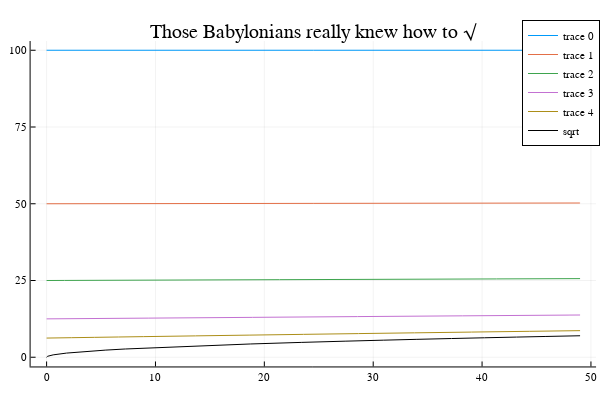

This figure's notebook cell:
### Code cell
## Warning first plots load packages, takes time
i = 0:.01:49

# Note the diff i's and their scopes
#plot([x->Babylonian(x,N=i) for i=1:5],i,label=["Iteration $j" for i=1:1,j=1:5])
plot([x->Babylonian(x,N=i) for i=1:5],i,label=["Iteration $j" for j=1:5])

plot!(sqrt,i,c="black",label="sqrt",
      title="Those Babylonians really knew how to √")

### Figure 1 — Plotly figure (JSON) as saved in the notebook; plotly's stock layout.template omitted (floating-point values rounded to 4 significant figures; data arrays with more than 128 entries replaced by an {"elided": "..."} marker saying what was removed)
{"data": [{"colorbar": {"title": ""}, "legendgroup": ["Iteration 1", "Iteration 2", "Iteration 3", "Iteration 4", "Iteration 5"], "line": {"color": "rgba(0, 154, 250, 1.000)", "dash": "solid", "shape": "linear", "width": 1}, "mode": "lines", "name": ["Iteration 1", "Iteration 2", "Iteration 3", "Iteration 4", "Iteration 5"], "showlegend": true, "type": "scatter", "x": {"elided": "4901 float values"}, "xaxis": "x", "y": {"elided": "4901 int values"}, "yaxis": "y", "zmax": null, "zmin": null}, {"colorbar": {"title": ""}, "legendgroup": ["Iteration 1", "Iteration 2", "Iteration 3", "Iteration 4", "Iteration 5"], "line": {"color": "rgba(227, 111, 71, 1.000)", "dash": "solid", "shape": "linear", "width": 1}, "mode": "lines", "name": ["Iteration 1", "Iteration 2", "Iteration 3", "Iteration 4", "Iteration 5"], "showlegend": true, "type": "scatter", "x": {"elided": "4901 float values"}, "xaxis": "x", "y": {"elided": "4901 float values"}, "yaxis": "y", "zmax": null, "zmin": null}, {"colorbar": {"title": ""}, "legendgroup": ["Iteration 1", "Iteration 2", "Iteration 3", "Iteration 4", "Iteration 5"], "line": {"color": "rgba(62, 164, 78, 1.000)", "dash": "solid", "shape": "linear", "width": 1}, "mode": "lines", "name": ["Iteration 1", "Iteration 2", "Iteration 3", "Iteration 4", "Iteration 5"], "showlegend": true, "type": "scatter", "x": {"elided": "4901 float values"}, "xaxis": "x", "y": {"elided": "4901 float values"}, "yaxis": "y", "zmax": null, "zmin": null}, {"colorbar": {"title": ""}, "legendgroup": ["Iteration 1", "Iteration 2", "Iteration 3", "Iteration 4", "Iteration 5"], "line": {"color": "rgba(195, 113, 210, 1.000)", "dash": "solid", "shape": "linear", "width": 1}, "mode": "lines", "name": ["Iteration 1", "Iteration 2", "Iteration 3", "Iteration 4", "Iteration 5"], "showlegend": true, "type": "scatter", "x": {"elided": "4901 float values"}, "xaxis": "x", "y": {"elided": "4901 float values"}, "yaxis": "y", "zmax": null, "zmin": null}, {"colorbar": {"title": ""}, "legendgroup": ["Iteration 1", "Iteration 2", "Iteration 3", "Iteration 4", "Iteration 5"], "line": {"color": "rgba(172, 142, 24, 1.000)", "dash": "solid", "shape": "linear", "width": 1}, "mode": "lines", "name": ["Iteration 1", "Iteration 2", "Iteration 3", "Iteration 4", "Iteration 5"], "showlegend": true, "type": "scatter", "x": {"elided": "4901 float values"}, "xaxis": "x", "y": {"elided": "4901 float values"}, "yaxis": "y", "zmax": null, "zmin": null}, {"colorbar": {"title": ""}, "legendgroup": "sqrt", "line": {"color": "rgba(0, 0, 0, 1.000)", "dash": "solid", "shape": "linear", "width": 1}, "mode": "lines", "name": "sqrt", "showlegend": true, "type": "scatter", "x": {"elided": "4901 float values"}, "xaxis": "x", "y": {"elided": "4901 float values"}, "yaxis": "y", "zmax": null, "zmin": null}], "layout": {"annotations": [{"font": {"color": "rgba(0, 0, 0, 1.000)", "family": "sans-serif", "size": 20}, "rotation": 0, "showarrow": false, "text": "Those Babylonians really knew how to √", "x": 0.5222, "xanchor": "center", "xref": "paper", "y": 1, "yanchor": "top", "yref": "paper"}], "height": 400, "legend": {"bgcolor": "rgba(255, 255, 255, 1.000)", "bordercolor": "rgba(0, 0, 0, 1.000)", "borderwidth": 1, "font": {"color": "rgba(0, 0, 0, 1.000)", "family": "sans-serif", "size": 11}, "title": {"font": {"color": "rgba(0, 0, 0, 1.000)", "family": "sans-serif", "size": 15}, "text": ""}, "tracegroupgap": 0, "traceorder": "normal", "x": 1, "xanchor": "auto", "y": 1, "yanchor": "auto"}, "margin": {"b": 20, "l": 0, "r": 0, "t": 20}, "paper_bgcolor": "rgba(255, 255, 255, 1.000)", "plot_bgcolor": "rgba(255, 255, 255, 1.000)", "showlegend": true, "width": 600, "xaxis": {"anchor": "y", "domain": [0.05101, 0.9934], "gridcolor": "rgba(0, 0, 0, 0.100)", "gridwidth": 0.5, "linecolor": "rgba(0, 0, 0, 1.000)", "mirror": false, "range": [-1.47, 50.47], "showgrid": true, "showline": true, "showticklabels": true, "tickangle": 0, "tickcolor": "rgb(0, 0, 0)", "tickfont": {"color": "rgba(0, 0, 0, 1.000)", "family": "sans-serif", "size": 11}, "tickmode": "array", "ticks": "inside", "ticktext": ["0", "10", "20", "30", "40", "50"], "tickvals": [0, 10, 20, 30, 40, 50], "title": "", "titlefont": {"color": "rgba(0, 0, 0, 1.000)", "family": "sans-serif", "size": 15}, "type": "-", "visible": true, "zeroline": false, "zerolinecolor": "rgba(0, 0, 0, 1.000)"}, "yaxis": {"anchor": "x", "domain": [0.03762, 0.9415], "gridcolor": "rgba(0, 0, 0, 0.100)", "gridwidth": 0.5, "linecolor": "rgba(0, 0, 0, 1.000)", "mirror": false, "range": [-3, 103], "showgrid": true, "showline": true, "showticklabels": true, "tickangle": 0, "tickcolor": "rgb(0, 0, 0)", "tickfont": {"color": "rgba(0, 0, 0, 1.000)", "family": "sans-serif", "size": 11}, "tickmode": "array", "ticks": "inside", "ticktext": ["0", "25", "50", "75", "100"], "tickvals": [0, 25, 50, 75, 100], "title": "", "titlefont": {"color": "rgba(0, 0, 0, 1.000)", "family": "sans-serif", "size": 15}, "type": "-", "visible": true, "zeroline": false, "zerolinecolor": "rgba(0, 0, 0, 1.000)"}}}
